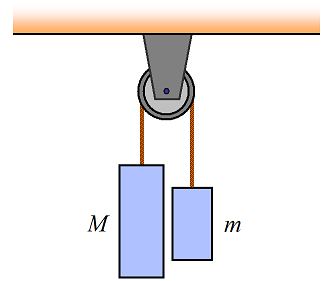
#> input picture images/Pulley_Ex2.png, 327 x 281 px
$ python histogram_equalization.py
#> lines starting #> are read from the running program, lines starting #| are printed output that depends on the picture
import numpy as np
import cv2
import matplotlib.pyplot as plt
def equalizeHistogram(image, max_hist_val = 200):
    '''
    Input:
    image: Grayscale input image
    max_hist_val: The maximum value of pixel intesity to be considered by histogram, to compensate for the domination of
                  higher intensity value(white background)

    Output: The returned image's pixel distribution upto max_hist_val pixel is equalized
    '''
    hist, bins = np.histogram(image.flatten(), max_hist_val, [0,max_hist_val])

    cdf = hist.cumsum()
    cdf_normalized = cdf * float(hist.max()) / cdf.max()

    cdf_m = np.ma.masked_equal(cdf,0)
    cdf_m = (cdf_m - cdf_m.min())*max_hist_val/(cdf_m.max()-cdf_m.min())
    cdf = np.ma.filled(cdf_m,0).astype('uint8')

    white_ar = 255 * np.ones((256-max_hist_val,))
    white_ar = white_ar.astype('uint8')

    cdf = np.append(cdf, white_ar)
    img_ret = cdf[image]
    # print(cdf)
    # print(cdf.shape)

    return img_ret

if __name__ == '__main__':
    image_loc = 'images/Pulley_Ex2.png'
    img = cv2.imread(image_loc)
#> img is the input picture: shape (281, 327, 3); mean B, G, R 235.8, 234.4, 237
    median_blur = cv2.medianBlur(img, 11)
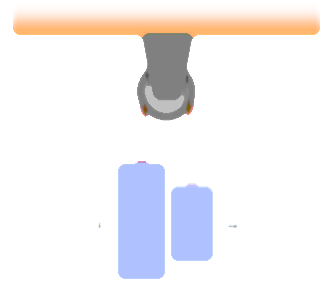
#> median_blur: shape (281, 327, 3); mean B, G, R 242.2, 240.1, 242.4
    gray_mb = cv2.cvtColor(median_blur, cv2.COLOR_BGR2GRAY)
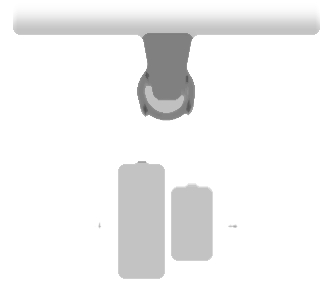
#> gray_mb: shape (281, 327); min 82, max 255, mean 241

    custom = equalizeHistogram(gray_mb)
#> in equalizeHistogram, `hist, bins = np.histogram(image.flatten(), max_hist_val, [0,max_hist_v..`: hist = 200 values, max 7991 at index 195, min 0 at index 0, mean 69.47; bins = 201 values from 0 to 200
#> in equalizeHistogram, `cdf = hist.cumsum()`: cdf = 200 values from 0 to 13894
#> in equalizeHistogram, `cdf_normalized = cdf * float(hist.max()) / cdf.max()`: cdf_normalized = 200 values from 0 to 7991
#> in equalizeHistogram, `cdf = np.ma.filled(cdf_m,0).astype('uint8')`: cdf = 200 values from 0 to 200
#> in equalizeHistogram, `cdf = np.append(cdf, white_ar)`: cdf = 256 values from 0 to 255
#> in equalizeHistogram, `img_ret = cdf[image]`:
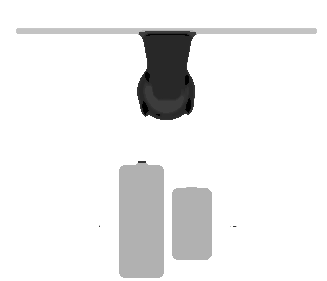
#> img_ret: shape (281, 327); min 0, max 255, mean 237.2
    inbuilt = cv2.equalizeHist(gray_mb)
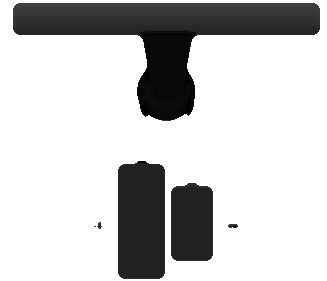
#> inbuilt: shape (281, 327); min 0, max 255, mean 201.4

    cv2.imshow('Orig', gray_mb)
    cv2.imshow('Custom', custom)
    cv2.imshow('Inbuilt', inbuilt)
    cv2.waitKey(0)
    cv2.destroyAllWindows()

$ run again, with images/Pulley_Ex1.png copied over images/Pulley_Ex2.png
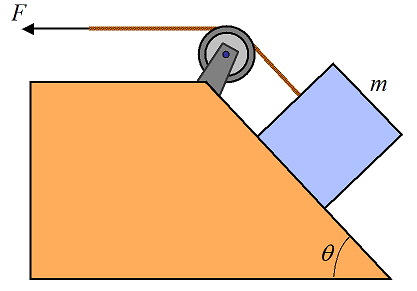
#> input picture images/Pulley_Ex1.png, 417 x 291 px
#> img is the input picture: shape (291, 417, 3); mean B, G, R 173.9, 204.3, 237.9
#> `gray_mb = cv2.cvtColor(median_blur, cv2.COLOR_BGR2GRAY)`:
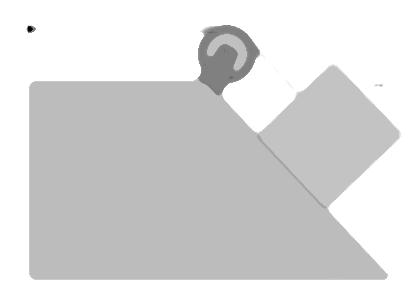
#> gray_mb: shape (291, 417); min 0, max 255, mean 217.2
#> hist = 200 values, max 52520 at index 188, min 0 at index 1, mean 333.9; bins = 201 values from 0 to 200
#> in equalizeHistogram, `cdf = hist.cumsum()`: cdf = 200 values from 15 to 66790
#> cdf_normalized = 200 values from 11.8 to 52520
#> in equalizeHistogram, `cdf = np.ma.filled(cdf_m,0).astype('uint8')`: cdf = 200 values from 0 to 200
#> in equalizeHistogram, `cdf = np.append(cdf, white_ar)`: cdf = 256 values from 0 to 255
#> `inbuilt = cv2.equalizeHist(gray_mb)`:
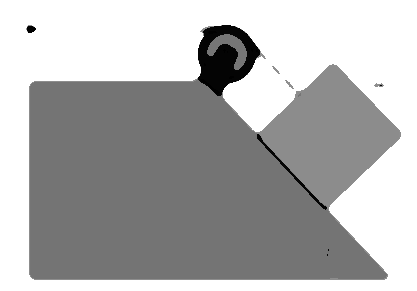
#> inbuilt: shape (291, 417); min 0, max 255, mean 177

$ run again, with images/Pulley_Ex3.png copied over images/Pulley_Ex2.png
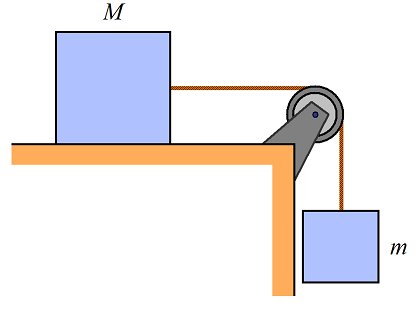
#> input picture images/Pulley_Ex3.png, 417 x 309 px
#> img is the input picture: shape (309, 417, 3); mean B, G, R 234.4, 232, 235.2
#> `gray_mb = cv2.cvtColor(median_blur, cv2.COLOR_BGR2GRAY)`:
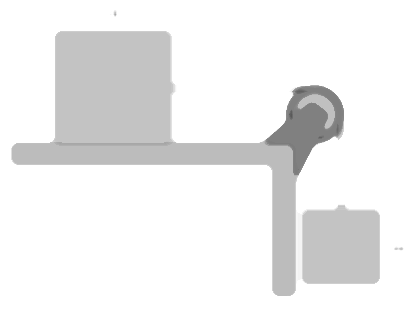
#> gray_mb: shape (309, 417); min 89, max 255, mean 238.1
#> hist = 200 values, max 17865 at index 195, min 0 at index 0, mean 154; bins = 201 values from 0 to 200
#> in equalizeHistogram, `cdf = hist.cumsum()`: cdf = 200 values from 0 to 30804
#> cdf_normalized = 200 values from 0 to 17865
#> in equalizeHistogram, `cdf = np.ma.filled(cdf_m,0).astype('uint8')`: cdf = 200 values from 0 to 200
#> in equalizeHistogram, `cdf = np.append(cdf, white_ar)`: cdf = 256 values from 0 to 255
#> `inbuilt = cv2.equalizeHist(gray_mb)`:
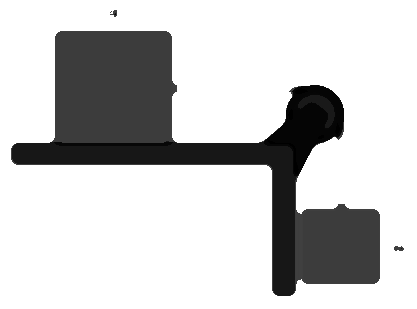
#> inbuilt: shape (309, 417); min 0, max 255, mean 201.8

$ run again, with images/Pulley_Ex4.png copied over images/Pulley_Ex2.png
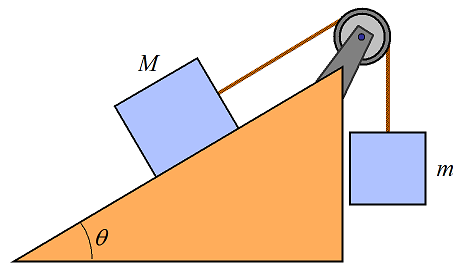
#> input picture images/Pulley_Ex4.png, 463 x 273 px
#> img is the input picture: shape (273, 463, 3); mean B, G, R 203.4, 218, 236.6
#> `gray_mb = cv2.cvtColor(median_blur, cv2.COLOR_BGR2GRAY)`:
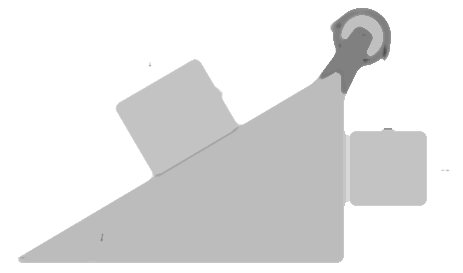
#> gray_mb: shape (273, 463); min 79, max 255, mean 227.8
#> hist = 200 values, max 31534 at index 188, min 0 at index 0, mean 249.3; bins = 201 values from 0 to 200
#> in equalizeHistogram, `cdf = hist.cumsum()`: cdf = 200 values from 0 to 49855
#> cdf_normalized = 200 values from 0 to 31534
#> in equalizeHistogram, `cdf = np.ma.filled(cdf_m,0).astype('uint8')`: cdf = 200 values from 0 to 200
#> in equalizeHistogram, `cdf = np.append(cdf, white_ar)`: cdf = 256 values from 0 to 255
#> `inbuilt = cv2.equalizeHist(gray_mb)`:
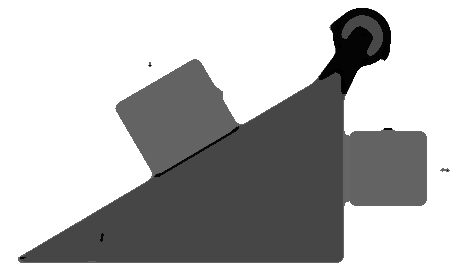
#> inbuilt: shape (273, 463); min 0, max 255, mean 182.5
